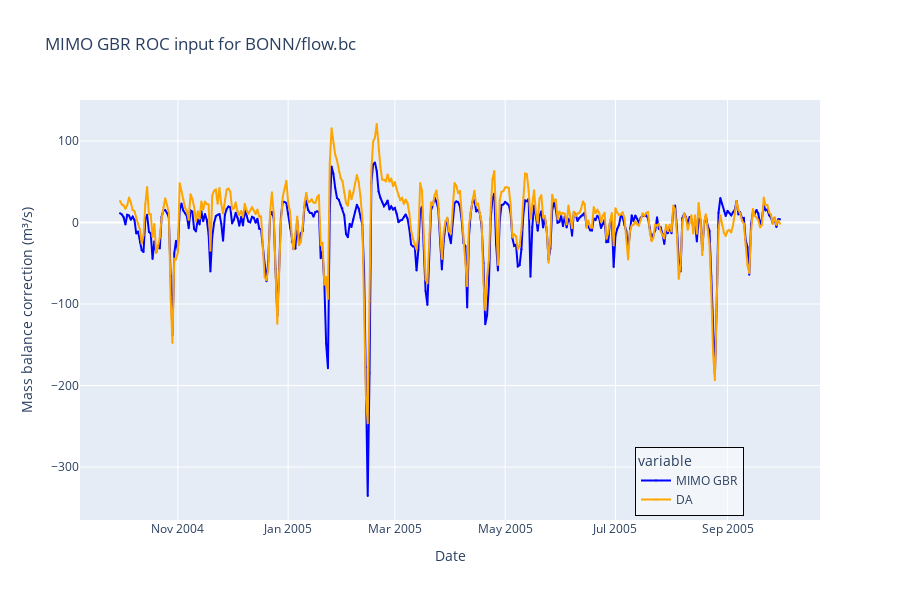
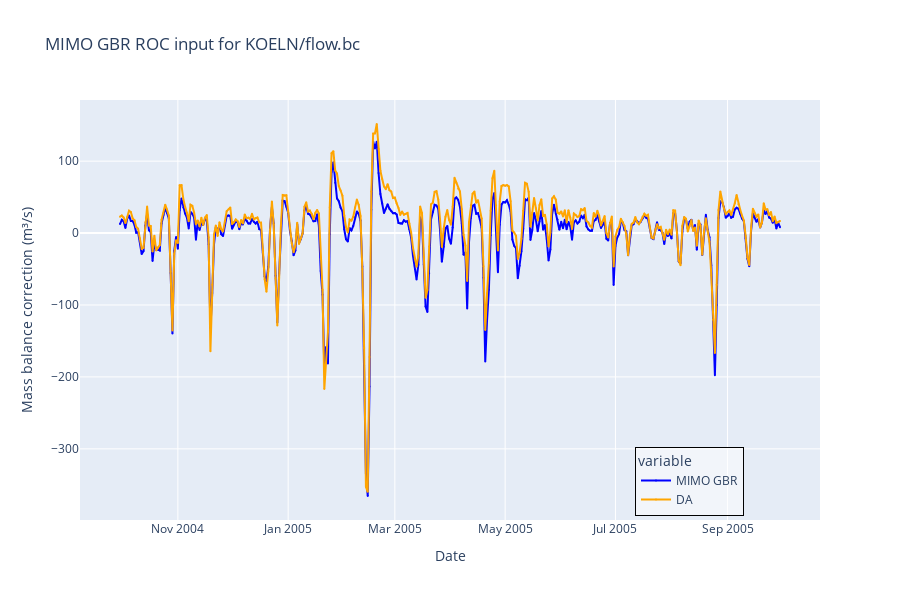
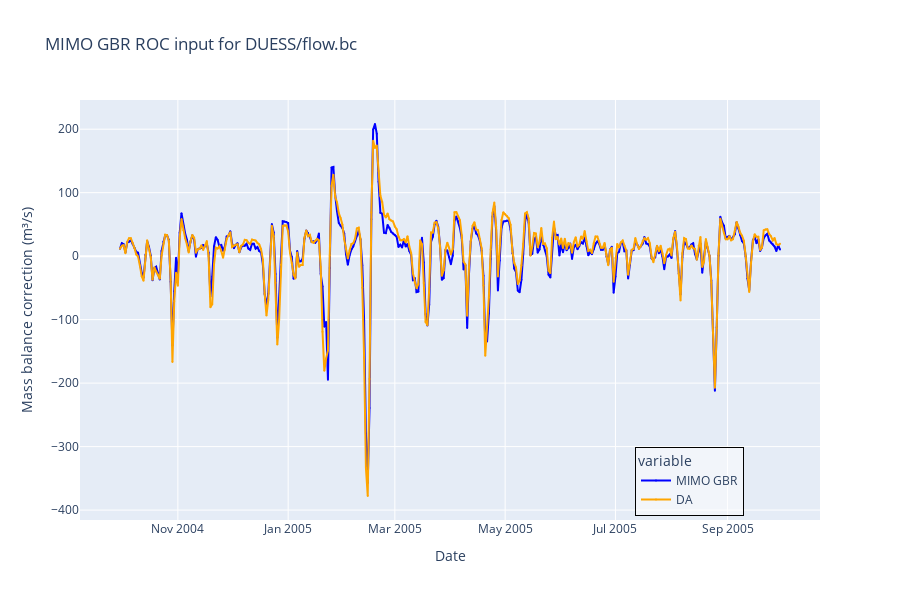
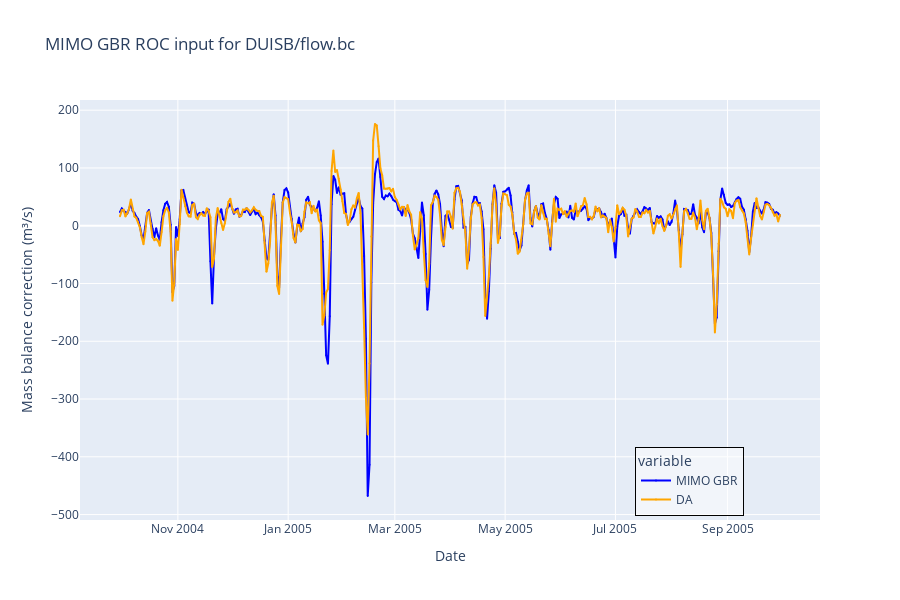

Source (notebook cell) for these figures, in order:
### Code cell
for i in range(0,len(df_output)):
    data= {
        'Date': y_val.index,
        'MIMO GBR': predictions_val[:, i],
        'DA': np.array(y_val)[:, i]
        }

    df_plot_val = pd.DataFrame(data)

    fig = px.scatter(df_plot_val, x='Date', y=['MIMO GBR', 'DA'],
                    labels={'value': 'Mass balance correction (m³/s)'},
                    title='MIMO GBR ROC input for ' + df_output.columns[i],
                    color_discrete_sequence=['blue', 'orange'])
    fig.update_traces(marker={'size': 2},
                    mode='lines+markers')

    fig.update_layout(width=900, height=600,
                      legend={
                          'x': 0.75,  # x position
                          'y': 0.01,  # y position
                          'bgcolor': 'rgba(255, 255, 255, 0.5)',  # semi-transparent background
                          'bordercolor': 'Black',
                          'borderwidth': 1
                      })
    fig.show()
    # filepath=r'C:\Users\sujan.maharjan\Desktop\KISTERS\figures\MV_FFNN_'+df_output.columns[i][:3]+'.html'
    # fig.write_html(filepath)

### Figure 1 — Plotly figure (JSON) as saved in the notebook; plotly's stock layout.template omitted (floating-point values rounded to 4 significant figures; data arrays with more than 128 entries replaced by an {"elided": "..."} marker saying what was removed)
{"data": [{"hovertemplate": "variable=MIMO GBR<br>Date=%{x}<br>Mass balance correction (m³/s)=%{y}<extra></extra>", "legendgroup": "MIMO GBR", "marker": {"color": "blue", "size": 2, "symbol": "circle"}, "mode": "lines+markers", "name": "MIMO GBR", "orientation": "v", "showlegend": true, "type": "scatter", "x": {"elided": "366 str values"}, "xaxis": "x", "y": {"elided": "366 float values"}, "yaxis": "y"}, {"hovertemplate": "variable=DA<br>Date=%{x}<br>Mass balance correction (m³/s)=%{y}<extra></extra>", "legendgroup": "DA", "marker": {"color": "orange", "size": 2, "symbol": "circle"}, "mode": "lines+markers", "name": "DA", "orientation": "v", "showlegend": true, "type": "scatter", "x": {"elided": "366 str values"}, "xaxis": "x", "y": {"elided": "366 float values"}, "yaxis": "y"}], "layout": {"height": 600, "legend": {"bgcolor": "rgba(255, 255, 255, 0.5)", "bordercolor": "Black", "borderwidth": 1, "title": {"text": "variable"}, "tracegroupgap": 0, "x": 0.75, "y": 0.01}, "title": {"text": "MIMO GBR ROC input for BONN/flow.bc"}, "width": 900, "xaxis": {"anchor": "y", "domain": [0, 1], "title": {"text": "Date"}}, "yaxis": {"anchor": "x", "domain": [0, 1], "title": {"text": "Mass balance correction (m³/s)"}}}}

### Figure 2 — Plotly figure (JSON) as saved in the notebook; plotly's stock layout.template omitted (floating-point values rounded to 4 significant figures; data arrays with more than 128 entries replaced by an {"elided": "..."} marker saying what was removed)
{"data": [{"hovertemplate": "variable=MIMO GBR<br>Date=%{x}<br>Mass balance correction (m³/s)=%{y}<extra></extra>", "legendgroup": "MIMO GBR", "marker": {"color": "blue", "size": 2, "symbol": "circle"}, "mode": "lines+markers", "name": "MIMO GBR", "orientation": "v", "showlegend": true, "type": "scatter", "x": {"elided": "366 str values"}, "xaxis": "x", "y": {"elided": "366 float values"}, "yaxis": "y"}, {"hovertemplate": "variable=DA<br>Date=%{x}<br>Mass balance correction (m³/s)=%{y}<extra></extra>", "legendgroup": "DA", "marker": {"color": "orange", "size": 2, "symbol": "circle"}, "mode": "lines+markers", "name": "DA", "orientation": "v", "showlegend": true, "type": "scatter", "x": {"elided": "366 str values"}, "xaxis": "x", "y": {"elided": "366 float values"}, "yaxis": "y"}], "layout": {"height": 600, "legend": {"bgcolor": "rgba(255, 255, 255, 0.5)", "bordercolor": "Black", "borderwidth": 1, "title": {"text": "variable"}, "tracegroupgap": 0, "x": 0.75, "y": 0.01}, "title": {"text": "MIMO GBR ROC input for KOELN/flow.bc"}, "width": 900, "xaxis": {"anchor": "y", "domain": [0, 1], "title": {"text": "Date"}}, "yaxis": {"anchor": "x", "domain": [0, 1], "title": {"text": "Mass balance correction (m³/s)"}}}}

### Figure 3 — Plotly figure (JSON) as saved in the notebook; plotly's stock layout.template omitted (floating-point values rounded to 4 significant figures; data arrays with more than 128 entries replaced by an {"elided": "..."} marker saying what was removed)
{"data": [{"hovertemplate": "variable=MIMO GBR<br>Date=%{x}<br>Mass balance correction (m³/s)=%{y}<extra></extra>", "legendgroup": "MIMO GBR", "marker": {"color": "blue", "size": 2, "symbol": "circle"}, "mode": "lines+markers", "name": "MIMO GBR", "orientation": "v", "showlegend": true, "type": "scatter", "x": {"elided": "366 str values"}, "xaxis": "x", "y": {"elided": "366 float values"}, "yaxis": "y"}, {"hovertemplate": "variable=DA<br>Date=%{x}<br>Mass balance correction (m³/s)=%{y}<extra></extra>", "legendgroup": "DA", "marker": {"color": "orange", "size": 2, "symbol": "circle"}, "mode": "lines+markers", "name": "DA", "orientation": "v", "showlegend": true, "type": "scatter", "x": {"elided": "366 str values"}, "xaxis": "x", "y": {"elided": "366 float values"}, "yaxis": "y"}], "layout": {"height": 600, "legend": {"bgcolor": "rgba(255, 255, 255, 0.5)", "bordercolor": "Black", "borderwidth": 1, "title": {"text": "variable"}, "tracegroupgap": 0, "x": 0.75, "y": 0.01}, "title": {"text": "MIMO GBR ROC input for DUESS/flow.bc"}, "width": 900, "xaxis": {"anchor": "y", "domain": [0, 1], "title": {"text": "Date"}}, "yaxis": {"anchor": "x", "domain": [0, 1], "title": {"text": "Mass balance correction (m³/s)"}}}}

### Figure 4 — Plotly figure (JSON) as saved in the notebook; plotly's stock layout.template omitted (floating-point values rounded to 4 significant figures; data arrays with more than 128 entries replaced by an {"elided": "..."} marker saying what was removed)
{"data": [{"hovertemplate": "variable=MIMO GBR<br>Date=%{x}<br>Mass balance correction (m³/s)=%{y}<extra></extra>", "legendgroup": "MIMO GBR", "marker": {"color": "blue", "size": 2, "symbol": "circle"}, "mode": "lines+markers", "name": "MIMO GBR", "orientation": "v", "showlegend": true, "type": "scatter", "x": {"elided": "366 str values"}, "xaxis": "x", "y": {"elided": "366 float values"}, "yaxis": "y"}, {"hovertemplate": "variable=DA<br>Date=%{x}<br>Mass balance correction (m³/s)=%{y}<extra></extra>", "legendgroup": "DA", "marker": {"color": "orange", "size": 2, "symbol": "circle"}, "mode": "lines+markers", "name": "DA", "orientation": "v", "showlegend": true, "type": "scatter", "x": {"elided": "366 str values"}, "xaxis": "x", "y": {"elided": "366 float values"}, "yaxis": "y"}], "layout": {"height": 600, "legend": {"bgcolor": "rgba(255, 255, 255, 0.5)", "bordercolor": "Black", "borderwidth": 1, "title": {"text": "variable"}, "tracegroupgap": 0, "x": 0.75, "y": 0.01}, "title": {"text": "MIMO GBR ROC input for DUISB/flow.bc"}, "width": 900, "xaxis": {"anchor": "y", "domain": [0, 1], "title": {"text": "Date"}}, "yaxis": {"anchor": "x", "domain": [0, 1], "title": {"text": "Mass balance correction (m³/s)"}}}}
